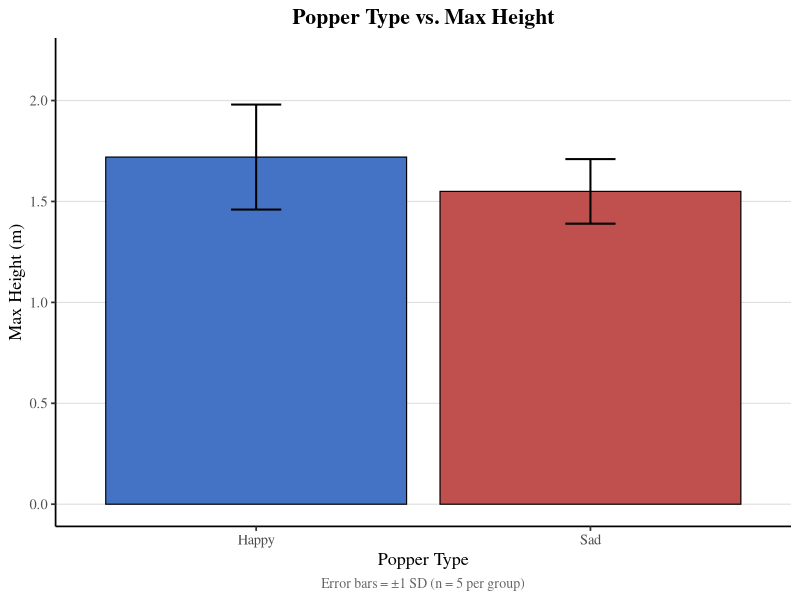
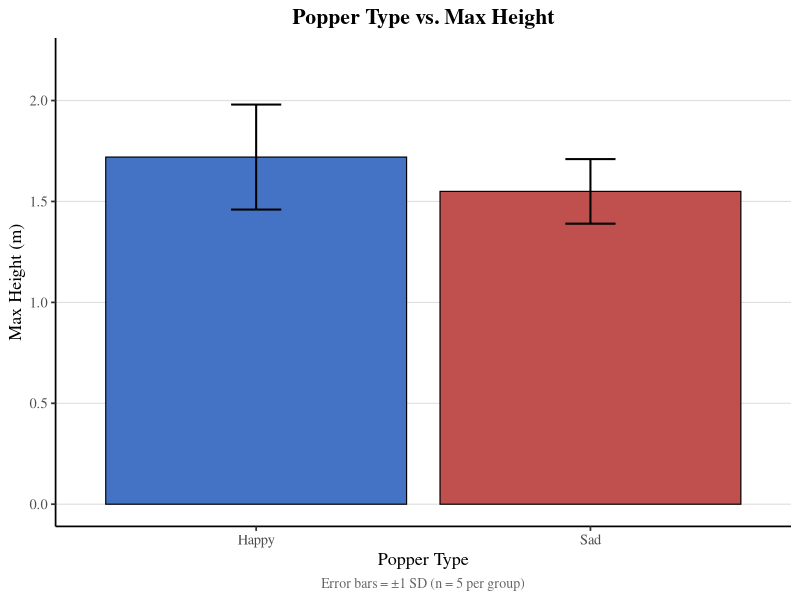

Here is the R script that generated these plots, in order:
library(ggplot2)
# data
popper_data <- data.frame(
  Type = c("Happy", "Sad"),
  Mean = c(1.72, 1.55),
  SD   = c(0.26, 0.16)
)


# plotting and formatting
ggplot(popper_data, aes(x = Type, y = Mean, fill = Type)) +
  geom_col(color = "black", linewidth = 0.4) +   # bars
  geom_errorbar(aes(ymin = Mean - SD, ymax = Mean + SD), width = 0.15, linewidth = 0.7) +
  scale_fill_manual(values = c("Happy" = "#4472C4", "Sad" = "#C0504D")) +
  scale_y_continuous(limits = c(0, 2.2), breaks = seq(0, 2, 0.5)) +
  labs(
    title = "Popper Type vs. Max Height",
    x = "Popper Type",
    y = "Max Height (m)",
    caption = "Error bars = ±1 SD (n = 5 per group)"
  ) +
  theme_classic(base_size = 13, base_family = "serif") + 	theme(legend.position = "none", plot.title = element_text(hjust = 0.5, face = "bold", family = "serif"),
    axis.title = element_text(family = "serif"),
    axis.text = element_text(family = "serif"),
    plot.caption = element_text(hjust = 0.5, size = 10, color = "gray40", family = "serif"),
    panel.grid.major.y = element_line(color = "gray88", linewidth = 0.4)
  )


# saving graph as svg
ggsave("myplot.svg", width = 3.4167, height = 2, dpi = 300)
